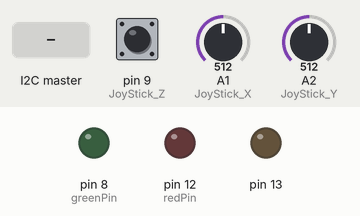
Bench run of a sketch on a simulated Arduino Pro Mini, built with avr-gcc and run on an emulated ATmega328P. Shown: output pins drawn as LEDs (lit = HIGH). The inputs (shaded band) are chosen by the test bench; at power-on: pin 9 (JoyStick_Z) HIGH, A1 (JoyStick_X) = 512, A2 (JoyStick_Y) = 512.

Above: at 1.2 s.
1.3 s: the I2C master sends the byte 1
At 2.5 s:
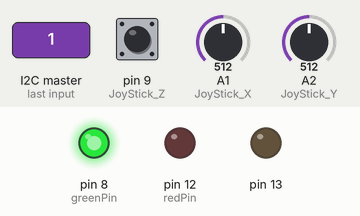
2.8 s: the I2C master sends the byte 2
At 3.8 s:
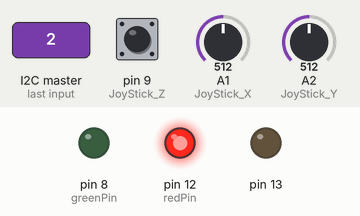
4.3 s: the I2C master sends the byte 0
At 5.0 s:
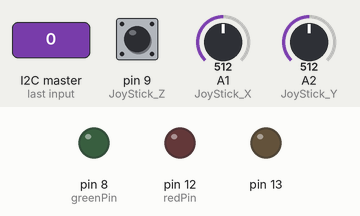
5.8 s: the I2C master sends the byte 90
At 6.1 s:
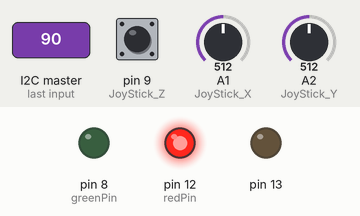
Timing chart, 0 to 8.3 s (numbered marks = the images above; inputs shaded):
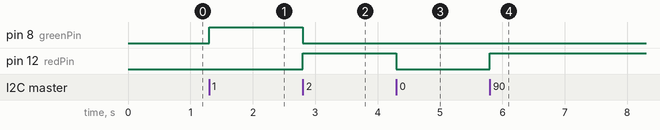

Measured:
- after the input at 1.3 s, pin 8 (greenPin): LOW → HIGH at once
- after the input at 2.8 s, pin 8 (greenPin): HIGH → LOW at once; pin 12 (redPin): LOW → HIGH at once
- after the input at 4.3 s, pin 12 (redPin): HIGH → LOW at once
- after the input at 5.8 s, pin 12 (redPin): LOW → HIGH at once

The sketch:

main.ino
```cpp
#include <Wire.h>
#include "identity.h"

#define SENSATIVITY 400

// uncommit this to run in debug mode
//#define DEBUG


uint8_t redPin = 12;
uint8_t greenPin = 8;

uint8_t btn = 0;

int JoyStick_X = 1;
int JoyStick_Y = 2;
int JoyStick_Z = 9;

void setup(){
  Wire.begin(CLIENT_ID);
  Wire.onRequest(requestEvent);
  Wire.onReceive(receiveEvent);
  pinMode(redPin,OUTPUT);
  pinMode(greenPin,OUTPUT);
  Serial.begin(115200);
  pinMode(JoyStick_Z, INPUT);
  pinMode(JoyStick_Z,INPUT_PULLUP);

  pinMode(13,OUTPUT);
  digitalWrite(13,LOW);

}

void loop(){
  int x,y,z;
  x=analogRead(JoyStick_X);
  y=analogRead(JoyStick_Y);
  z=digitalRead(JoyStick_Z);
  bool have_input = false;
  if(x > 1020){
    btn = 3;
    have_input = true;
  }else if(x < 10){
    btn = 4;
    have_input = true;
  }

  if(y > 1020){
    btn = 2;
    have_input = true;
  }else if(y < 10){
    btn = 1;
    have_input = true;
  }

  if(z == LOW){
    btn = 5;
    have_input = true;
  }

  if(!have_input){
    btn = 0;
  }
  #ifdef DEBUG
  Serial.println(btn);
  if(Serial.available()){
    int action = Serial.parseInt();
    light(action);
  }
  #endif
}

void requestEvent(){
  Wire.write(btn);
}

void receiveEvent(int numBytes){
  uint8_t lightStatus = Wire.read();
  light(lightStatus);
}
void light(uint8_t lightStatus){
  digitalWrite(greenPin,(lightStatus & 1) > 0);
  digitalWrite(redPin,  (lightStatus & 2) > 0);
}
```

identity.h
```cpp
#define CLIENT_ID 2
```
